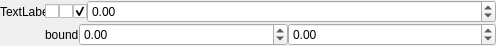
<?xml version="1.0" encoding="UTF-8"?>
<ui version="4.0">
 <class>Form</class>
 <widget class="QWidget" name="Form">
  <property name="geometry">
   <rect>
    <x>0</x>
    <y>0</y>
    <width>496</width>
    <height>42</height>
   </rect>
  </property>
  <property name="windowTitle">
   <string>Form</string>
  </property>
  <layout class="QGridLayout" name="gridLayout">
   <property name="margin">
    <number>0</number>
   </property>
   <property name="spacing">
    <number>0</number>
   </property>
   <item row="0" column="4">
    <widget class="QDoubleSpinBox" name="widget_value">
     <property name="sizePolicy">
      <sizepolicy hsizetype="Expanding" vsizetype="Fixed">
       <horstretch>0</horstretch>
       <verstretch>0</verstretch>
      </sizepolicy>
     </property>
     <property name="decimals">
      <number>2</number>
     </property>
     <property name="minimum">
      <double>-9999999.000000000000000</double>
     </property>
     <property name="maximum">
      <double>9999999.000000000000000</double>
     </property>
     <property name="singleStep">
      <double>0.000001000000000</double>
     </property>
    </widget>
   </item>
   <item row="0" column="1">
    <widget class="QCheckBox" name="widget_fix">
     <property name="sizePolicy">
      <sizepolicy hsizetype="Fixed" vsizetype="Fixed">
       <horstretch>0</horstretch>
       <verstretch>0</verstretch>
      </sizepolicy>
     </property>
     <property name="toolTip">
      <string>If checked value is fixed</string>
     </property>
     <property name="text">
      <string/>
     </property>
    </widget>
   </item>
   <item row="0" column="3">
    <widget class="QCheckBox" name="widget_bounds_on">
     <property name="sizePolicy">
      <sizepolicy hsizetype="Fixed" vsizetype="Fixed">
       <horstretch>0</horstretch>
       <verstretch>0</verstretch>
      </sizepolicy>
     </property>
     <property name="toolTip">
      <string>If checked bounds are enabled</string>
     </property>
     <property name="text">
      <string/>
     </property>
     <property name="checked">
      <bool>true</bool>
     </property>
     <property name="tristate">
      <bool>false</bool>
     </property>
    </widget>
   </item>
   <item row="0" column="2">
    <widget class="QCheckBox" name="widget_link">
     <property name="sizePolicy">
      <sizepolicy hsizetype="Fixed" vsizetype="Fixed">
       <horstretch>0</horstretch>
       <verstretch>0</verstretch>
      </sizepolicy>
     </property>
     <property name="toolTip">
      <string>&lt;html&gt;&lt;head/&gt;&lt;body&gt;&lt;p&gt;If checked value is points to another variable.&lt;/p&gt;&lt;p&gt;Right click to link variable. Left-click to enable/diable link.&lt;/p&gt;&lt;/body&gt;&lt;/html&gt;</string>
     </property>
     <property name="text">
      <string/>
     </property>
    </widget>
   </item>
   <item row="0" column="0">
    <widget class="QLabel" name="label">
     <property name="sizePolicy">
      <sizepolicy hsizetype="Fixed" vsizetype="Preferred">
       <horstretch>0</horstretch>
       <verstretch>0</verstretch>
      </sizepolicy>
     </property>
     <property name="minimumSize">
      <size>
       <width>45</width>
       <height>0</height>
      </size>
     </property>
     <property name="maximumSize">
      <size>
       <width>30</width>
       <height>16777215</height>
      </size>
     </property>
     <property name="text">
      <string>TextLabel</string>
     </property>
    </widget>
   </item>
   <item row="1" column="1" colspan="4">
    <widget class="QWidget" name="widget" native="true">
     <layout class="QVBoxLayout" name="verticalLayout">
      <property name="spacing">
       <number>0</number>
      </property>
      <property name="margin">
       <number>0</number>
      </property>
      <item>
       <layout class="QHBoxLayout" name="horizontalLayout">
        <item>
         <widget class="QLabel" name="label_2">
          <property name="text">
           <string>bound</string>
          </property>
         </widget>
        </item>
        <item>
         <widget class="QDoubleSpinBox" name="widget_lower_bound">
          <property name="sizePolicy">
           <sizepolicy hsizetype="Expanding" vsizetype="Fixed">
            <horstretch>0</horstretch>
            <verstretch>0</verstretch>
           </sizepolicy>
          </property>
          <property name="decimals">
           <number>2</number>
          </property>
          <property name="minimum">
           <double>-999.000000000000000</double>
          </property>
          <property name="maximum">
           <double>999.000000000000000</double>
          </property>
          <property name="singleStep">
           <double>0.100000000000000</double>
          </property>
         </widget>
        </item>
        <item>
         <widget class="QDoubleSpinBox" name="widget_upper_bound">
          <property name="sizePolicy">
           <sizepolicy hsizetype="Expanding" vsizetype="Fixed">
            <horstretch>0</horstretch>
            <verstretch>0</verstretch>
           </sizepolicy>
          </property>
          <property name="minimum">
           <double>-999.000000000000000</double>
          </property>
          <property name="maximum">
           <double>999.000000000000000</double>
          </property>
          <property name="singleStep">
           <double>0.100000000000000</double>
          </property>
         </widget>
        </item>
       </layout>
      </item>
     </layout>
    </widget>
   </item>
  </layout>
  <action name="actionValueChanged">
   <property name="text">
    <string>ValueChanged</string>
   </property>
  </action>
 </widget>
 <resources/>
 <connections>
  <connection>
   <sender>widget_bounds_on</sender>
   <signal>toggled(bool)</signal>
   <receiver>widget_lower_bound</receiver>
   <slot>setVisible(bool)</slot>
   <hints>
    <hint type="sourcelabel">
     <x>67</x>
     <y>9</y>
    </hint>
    <hint type="destinationlabel">
     <x>123</x>
     <y>29</y>
    </hint>
   </hints>
  </connection>
  <connection>
   <sender>widget_bounds_on</sender>
   <signal>toggled(bool)</signal>
   <receiver>widget_upper_bound</receiver>
   <slot>setVisible(bool)</slot>
   <hints>
    <hint type="sourcelabel">
     <x>67</x>
     <y>9</y>
    </hint>
    <hint type="destinationlabel">
     <x>222</x>
     <y>29</y>
    </hint>
   </hints>
  </connection>
  <connection>
   <sender>widget_bounds_on</sender>
   <signal>toggled(bool)</signal>
   <receiver>label_2</receiver>
   <slot>setVisible(bool)</slot>
   <hints>
    <hint type="sourcelabel">
     <x>67</x>
     <y>9</y>
    </hint>
    <hint type="destinationlabel">
     <x>17</x>
     <y>29</y>
    </hint>
   </hints>
  </connection>
  <connection>
   <sender>widget_value</sender>
   <signal>editingFinished()</signal>
   <receiver>actionValueChanged</receiver>
   <slot>trigger()</slot>
   <hints>
    <hint type="sourcelabel">
     <x>167</x>
     <y>9</y>
    </hint>
    <hint type="destinationlabel">
     <x>-1</x>
     <y>-1</y>
    </hint>
   </hints>
  </connection>
 </connections>
</ui>
